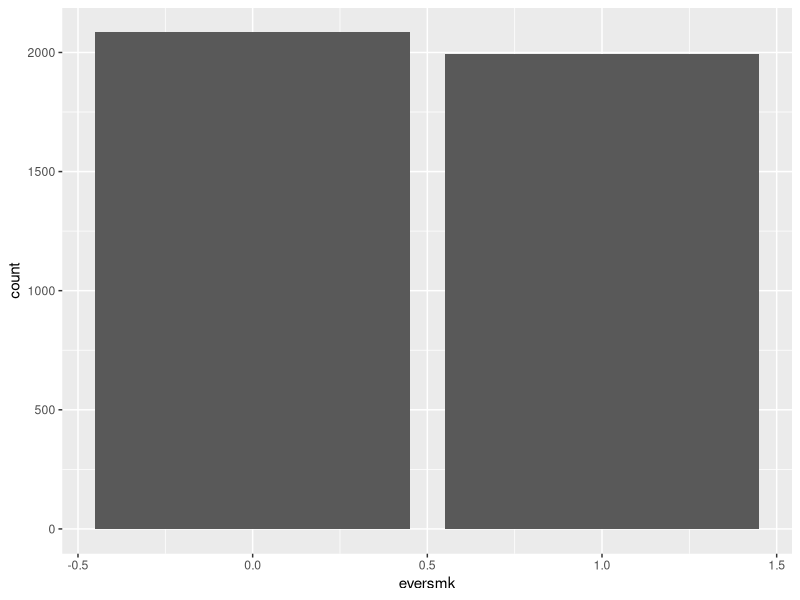
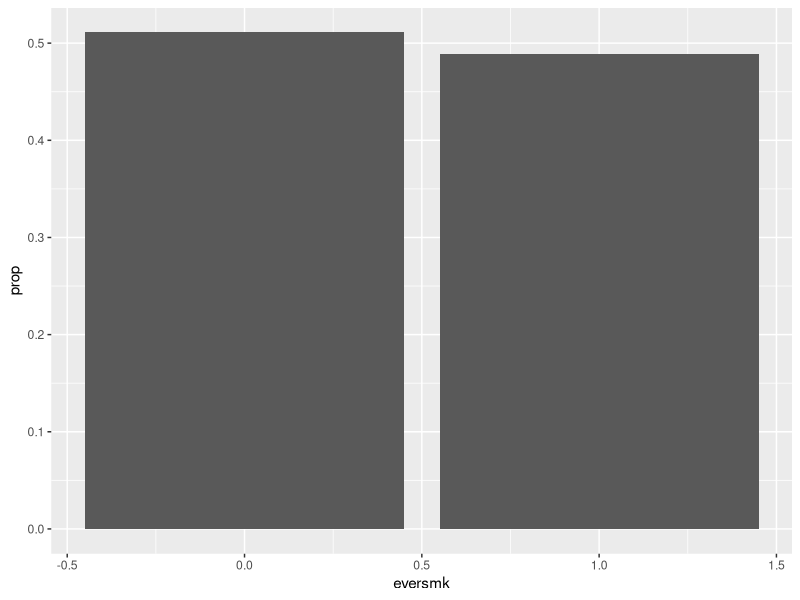
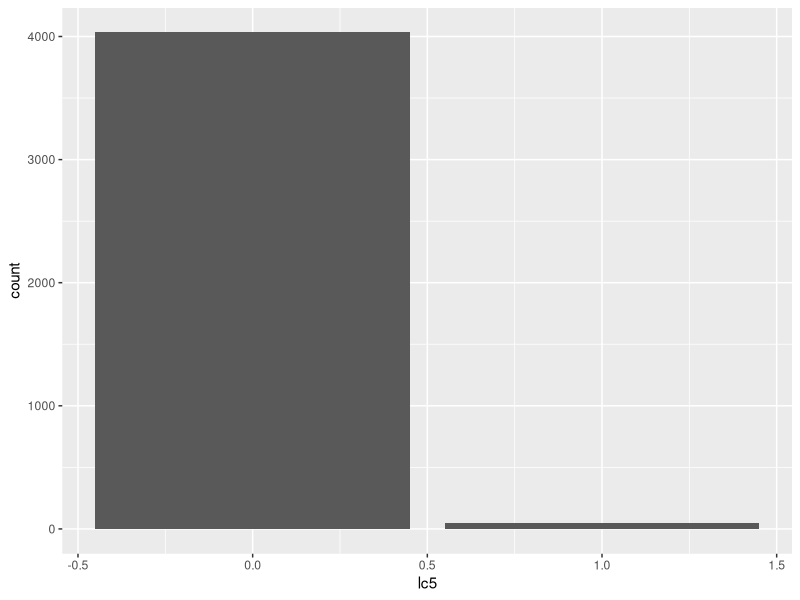
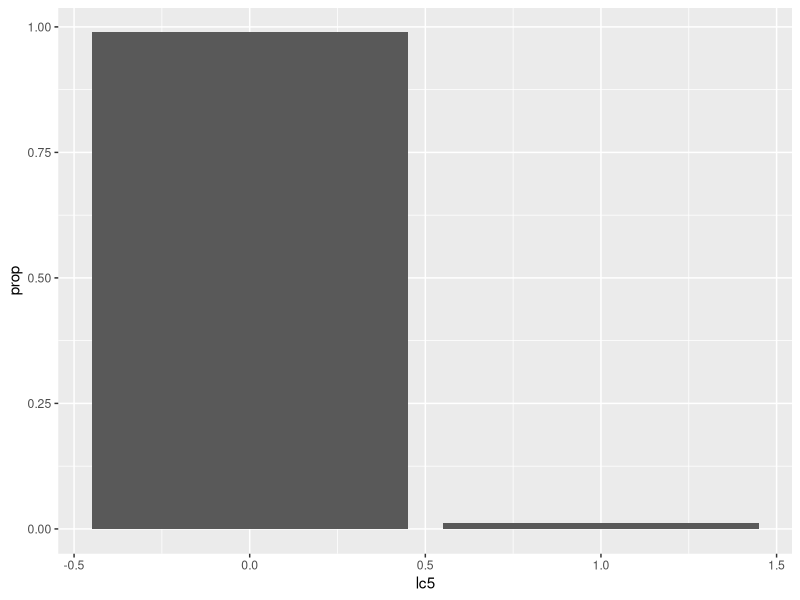
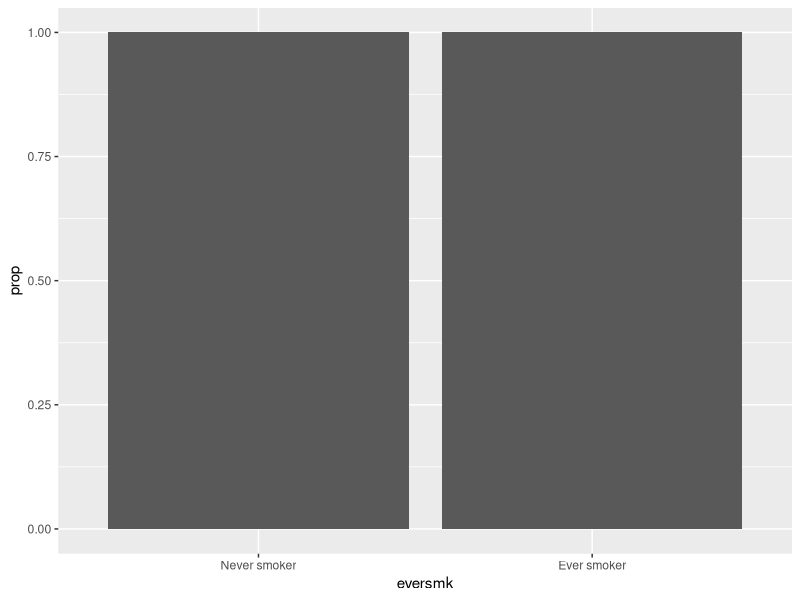
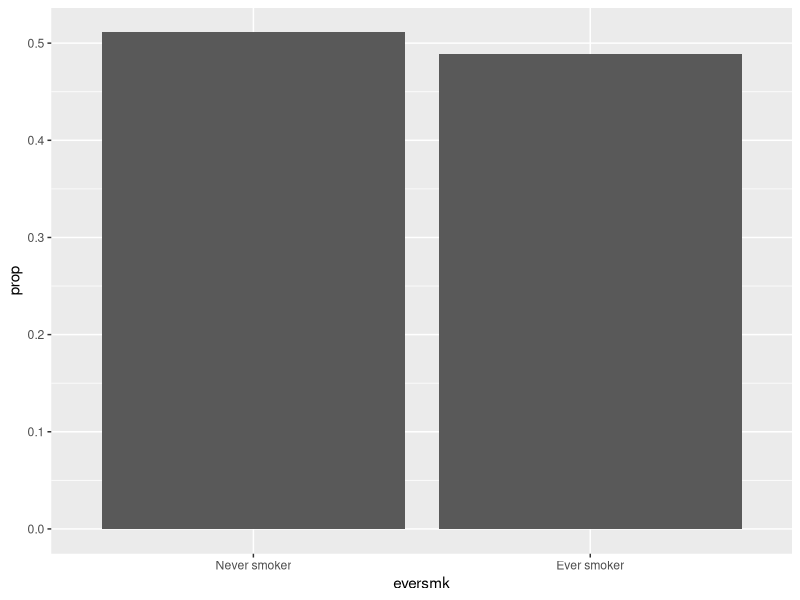
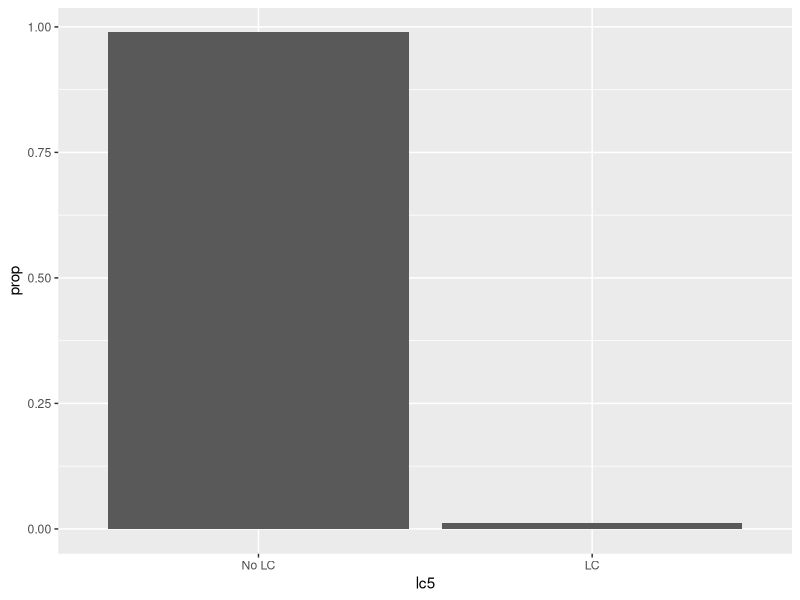
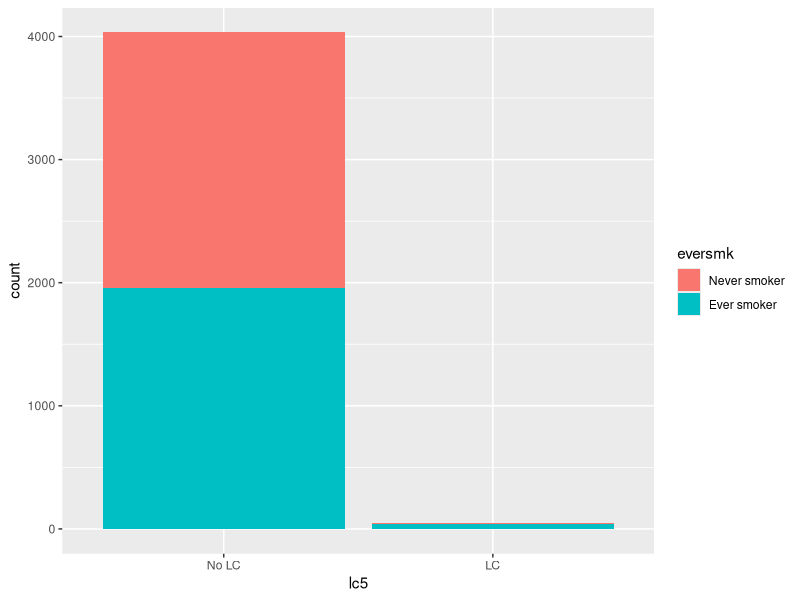

These figures' R source, in order:
## ---- chunk 1
knitr::opts_chunk$set(echo = TRUE)
knitr::opts_knit$set(root.dir = "/cloud/project")
## ---- chunk 2
library(tidyverse)
## ---- chunk 3
nmes_data <- read_csv("./Module1/nmesUNPROC.csv")
## ---- chunk 4
glimpse(nmes_data)
## ---- chunk 5
head(nmes_data)
## ---- chunk 6
head(as.data.frame(nmes_data))
## ---- chunk 7
names(nmes_data)
## ---- chunk 8
ggplot(data = nmes_data) + 
  geom_bar(mapping = aes(x = eversmk))
## ---- chunk 9
ggplot(data = nmes_data) + 
  geom_bar(mapping = aes(x = eversmk, y = stat(prop)))
## ---- chunk 10
ggplot(data = nmes_data) + 
  geom_bar(mapping = aes(x = lc5))
## ---- chunk 11
ggplot(data = nmes_data) + 
  geom_bar(mapping = aes(x = lc5, y = stat(prop)))
## ---- chunk 12
nmes_data <- nmes_data %>%
  mutate(eversmk = factor(eversmk, levels = c("0", "1"), labels = c("Never smoker", "Ever smoker")),
         lc5 = factor(lc5, levels = c("0", "1"), labels = c("No LC", "LC"))
         )
## ---- chunk 13
ggplot(data = nmes_data) + 
  geom_bar(mapping = aes(x = eversmk, y = stat(prop)))
## ---- chunk 14
ggplot(data = nmes_data) + 
  geom_bar(mapping = aes(x = eversmk, y = stat(prop), group = 1))
## ---- chunk 15
ggplot(data = nmes_data) + 
  geom_bar(mapping = aes(x = lc5, y = stat(prop), group = 1))
## ---- chunk 16
ggplot(data = nmes_data) + 
  geom_bar(mapping = aes(x = lc5, fill = eversmk))
## ---- chunk 17
ggplot(data = nmes_data) + 
  geom_bar(mapping = aes(x = lc5, y = stat(prop), fill = eversmk), position = "dodge")

ggplot(data = nmes_data) + 
  geom_bar(mapping = aes(x = lc5, y = stat(prop), group = eversmk, fill = eversmk), position = "dodge")
## ---- chunk 18
ggplot(data = nmes_data) + 
  geom_bar(mapping = aes(x = lc5, fill = eversmk), position = "fill")
## ---- chunk 19
ggplot(data = nmes_data) + 
  geom_bar(mapping = aes(x = eversmk, fill = lc5), position = "fill")
## ---- chunk 20
nmes_data %>%
  count(eversmk)

nmes_data %>%
  count(lc5)

nmes_data %>%
  count(lc5, eversmk)

nmes_data %>%
  count(eversmk, lc5)
## ---- chunk 21
nmes_data %>%
  count(eversmk) %>%
  mutate(prop = n/sum(n))
## ---- chunk 22
nmes_data %>%
  count(eversmk) %>%
  mutate(prop = n/sum(n))

nmes_data %>%
  count(lc5) %>%
  mutate(prop = n/sum(n))

nmes_data %>%
  count(lc5, eversmk) %>%
  mutate(prop = n/sum(n))

nmes_data %>%
  count(eversmk, lc5) %>%
  mutate(prop = n/sum(n))
## ---- chunk 23
nmes_data %>%
  count(lc5, eversmk) %>%
  mutate(prop = n/sum(n))

nmes_data %>%
  count(lc5, eversmk) %>%
  group_by(lc5) %>%
  mutate(prop = n/sum(n))

nmes_data %>%
  count(lc5, eversmk) %>%
  group_by(eversmk) %>%
  mutate(prop = n/sum(n))
## ---- chunk 24
library(knitr)

nmes_data %>%
  count(lc5, eversmk) %>%
  group_by(eversmk) %>%
  mutate(prop = n/sum(n)) %>%
  kable()

nmes_data %>%
  count(lc5, eversmk) %>%
  group_by(eversmk) %>%
  mutate(prop = n/sum(n)) %>%
  kable(digits = 3)
## ---- chunk 25
ggplot(data = nmes_data) + 
  geom_bar(mapping = aes(x = lc5, fill = eversmk), position = "fill") +
  facet_wrap(~beltuse)

ggplot(data = nmes_data) + 
  geom_bar(mapping = aes(x = lc5, fill = eversmk), position = "fill") +
  facet_grid(marital~beltuse)
## ---- chunk 26
nmes_data %>%
  count(beltuse, eversmk, lc5) %>%
  mutate(prop = n/sum(n))

nmes_data %>%
  count(beltuse, eversmk, lc5) %>%
  group_by(beltuse, eversmk) %>%
  mutate(prop = n/sum(n))
## ---- chunk 27
nmes_data_female <- nmes_data %>%
  filter(female == 1)

ggplot(data = nmes_data_female) + 
  geom_bar(mapping = aes(x = lc5, fill = eversmk), position = "fill")
